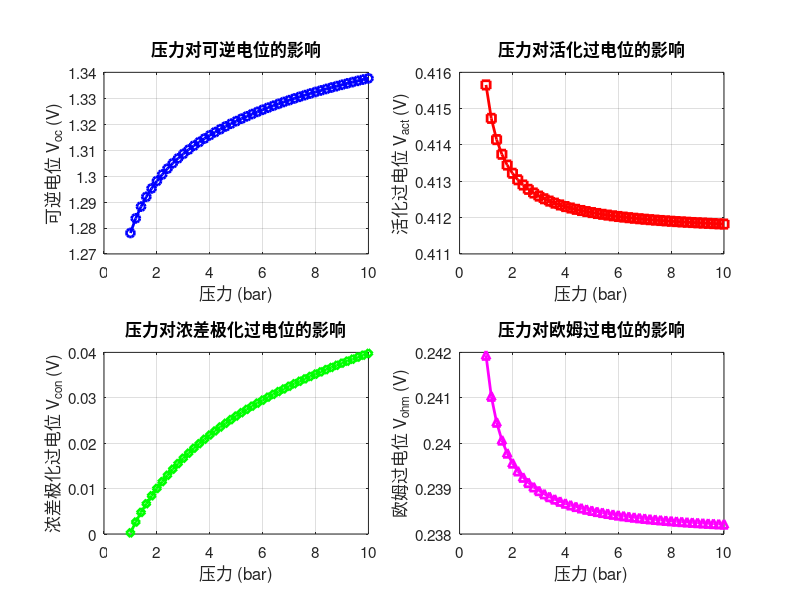

This chart was generated by the following MATLAB code: (Note: this script raises an error after producing the figure.)
clc
clear
% 固定电流密度，改变压力
j = 0.35;             % 固定电流密度为0.35 A/cm²
P = 1:0.2:10;         % 压力从1到10 bar变化

t = 80;               % 温度，摄氏度
T = t + 273.15;       % 温度，开尔文
T_ref = 298.15;       % 参考温度，K
F = 96485;            % 法拉第常数，C/mol
R = 8.314;            % 常用气体常数，J/(mol*K)
M_H2O = 18;           % 水的摩尔质量，g/mol
M_O2 = 32;            % 氧气的摩尔质量，g/mol
M_H2 = 2;             % 氢气的摩尔质量，g/mol

P_an = P;             % 阳极压力，bar
P_cat = P;            % 阴极压力，bar
l_anc = 0.125;        % 阳极通道-催化剂距离,cm
l_catc = 0.125;       % 阴极通道-催化剂距离,cm

% O2,H2压强
epslion_an = 0.3;     % 阳极孔隙率
epslion_cat = 0.3;    % 阴极孔隙率
tau_m = 2.18;         % 膜的迂曲度
tau_an = tau_m;       % 阳极的迂曲度
tau_cat = tau_m;      % 阴极的迂曲度

% D_eff求解
r = 4.5e-6;           % 电解槽平均孔隙半径,cm
sigma_O2 = 3.467e-8;
sigma_H2 = 2.827e-8;
sigma_H2O = 2.461e-8;
epslion_O2 = 106.7;
epslion_H2 = 59.7;
epslion_H2O = 809.1;
sigma_O2_H2O = (sigma_O2 + sigma_H2O) / 2;
sigma_H2_H2O = (sigma_H2 + sigma_H2O) / 2;
epslion_O2_H2O = sqrt(epslion_O2 * epslion_H2O);
epslion_H2_H2O = sqrt(epslion_H2 * epslion_H2O);
tau_O2_H2O = T / epslion_O2_H2O;
tau_H2_H2O = T / epslion_H2_H2O;
Tau_D_O2 = 1.06/(tau_O2_H2O)^0.156 + 0.193/exp(0.476*tau_O2_H2O) + 1.036/exp(1.53*tau_O2_H2O) + 1.765/(3.894*tau_O2_H2O);
Tau_D_H2 = 1.06/(tau_H2_H2O)^0.156 + 0.193/exp(0.476*tau_H2_H2O) + 1.036/exp(1.53*tau_H2_H2O) + 1.765/(3.894*tau_H2_H2O);

% 初始化数组
V_oc = zeros(size(P));
V_act = zeros(size(P));
V_con = zeros(size(P));
V_ohm = zeros(size(P));

% 对每个压力值进行计算
for i = 1:length(P)
    P_current = P(i);

    D_eff_O2 = 0.00133*((1/M_O2+1/M_H2O)^0.5)*T^1.5/(P_current*(sigma_O2_H2O)^2*Tau_D_O2);
    D_eff_H2 = 0.00133*((1/M_H2+1/M_H2O)^0.5)*T^1.5/(P_current*(sigma_H2_H2O)^2*Tau_D_H2);
    D_eff_H2OK = 4/3*r*sqrt(8*R*T/(pi*M_H2O));
    D_eff_an = 1/(epslion_an/tau_an*((1/D_eff_O2)+(1/D_eff_H2OK)));
    D_eff_cat = 1/(epslion_cat/tau_cat*((1/D_eff_H2)+(1/D_eff_H2OK)));
    X_H2O_an = ((epslion_an/tau_an)*exp(R*T*l_anc*j/(2*F*P_current*D_eff_an)));
    X_H2O_cat = ((epslion_cat/tau_cat)*exp(R*T*l_catc*j/(2*F*P_current*D_eff_cat)));
    X_O2 = 1 - X_H2O_an;
    X_H2 = 1 - X_H2O_cat;

    %% 开路过电位（可逆电位）
    m = 8;  % 摩尔浓度
    wt = 35; % 溶液浓度
    P_H2O_KOH_sat = 10^(-0.01508*m - 0.0016788*m^2 + 2.25887e-5*m^3 + ...
                    (1 - 0.0012062*m + 5.6024e-4*m^2 - 7.8228e-6*m^3) * ...
                    (35.4462 - 3343.93/T - 10.9*log10(T) + 0.0041645*T));
    P_O2 = ((1/X_H2O_an) - 1) * P_H2O_KOH_sat;
    P_H2 = ((1/X_H2O_cat) - 1) * P_H2O_KOH_sat;
    V_std0 = 1.229;
    delta_S_0 = 0.9e-3;
    alpha_H20_KOH = 0.82;

    m_calc = wt*(183.1211 - 0.56845*(T+273.15) + 984.5679*exp(wt/115.96277))/5610.5;
    P_H2O_0 = exp(37.043 - 6275.7/T - 3.4159*log(T));
    P_H2O = exp(0.016214 - 0.13802*m_calc + 0.19330*sqrt(m_calc) + 1.0239*log(P_H2O_0));

    V_oc(i) = V_std0 + (T - T_ref)*delta_S_0 + (R*T/(2*F))*log((P_current - P_H2O)^(3/2)/(P_H2O/P_H2O_0));

    %% 活化过电位
    n = 2;
    j_an = j;
    j_cat = j;
    j_lim = 30;
    gamma_a = 1.25;
    gamma_c = 1.05;
    j_refa_0 = 1.34535e-5;
    j_refc_0 = 1.8456e-3;
    deltaG_an = 41500;
    deltaG_cat = 23450;
    theta = (-97.25 + 182*T/T_ref - 84*(T/T_ref)^2)*(j/j_lim)^0.3 * P_current/(P_current - P_H2O_KOH_sat);
    j0_an = gamma_a*j_refa_0*exp(-deltaG_an/R*(1/T - 1/T_ref));
    j0_cat = gamma_c*j_refc_0*exp(-deltaG_cat/R*(1/T - 1/T_ref));
    alpha_a = 0.0675 + 0.00095*T;
    alpha_c = 0.1175 + 0.00095*T;
    b_an = R*T/(n*F*alpha_a);
    b_cat = R*T/(n*F*alpha_c);

    if j_an > 0 && j0_an > 0
        V_act_an = b_an*log(j_an/j0_an) + b_an*log(1/(1-theta));
    else
        V_act_an = 0;
    end

    if j_cat > 0 && j0_cat > 0
        V_act_cat = b_cat*log(j_cat/j0_cat) + b_cat*log(1/(1-theta));
    else
        V_act_cat = 0;
    end

    V_act(i) = V_act_an + V_act_cat;

    %% 浓差极化过电位
    t_an = 0.2;
    t_cat = 0.2;
    n_O2 = j/(4*F);
    n_H2 = j/(2*F);
    C_O2el_an = (P_current*X_O2)/(R*T) + (t_an*n_O2)/D_eff_an;
    C_H2el_cat = (P_current*X_H2)/(R*T) + (t_cat*n_H2)/D_eff_cat;

    % 标况下的
    P_ref = 1;
    t_ref = 85 + 273.15;
    D_eff_O20 = 0.00133*((1/M_O2+1/M_H2O)^0.5)*t_ref^1.5/(P_ref*(sigma_O2_H2O)^2*Tau_D_O2);
    D_eff_H20 = 0.00133*((1/M_H2+1/M_H2O)^0.5)*t_ref^1.5/(P_ref*(sigma_H2_H2O)^2*Tau_D_H2);
    D_eff_H2OK0 = 4/3*r*sqrt(8*R*t_ref/(pi*M_H2O));
    D_eff_an0 = 1/(epslion_an/tau_an*((1/D_eff_O20)+(1/D_eff_H2OK0)));
    D_eff_cat0 = 1/(epslion_cat/tau_cat*((1/D_eff_H20)+(1/D_eff_H2OK0)));
    X_H2O_an0 = ((epslion_an/tau_an)*exp(R*t_ref*l_anc*j/(2*F*P_ref*D_eff_an0)));
    X_H2O_cat0 = ((epslion_cat/tau_cat)*exp(R*t_ref*l_catc*j/(2*F*P_ref*D_eff_cat0)));
    X_O20 = 1 - X_H2O_an0;
    X_H20 = 1 - X_H2O_cat0;
    C_O20_an = (P_ref*X_O20)/(R*t_ref) + (t_an*n_O2)/D_eff_an0;
    C_H20_cat = (P_ref*X_H20)/(R*t_ref) + (t_cat*n_H2)/D_eff_cat0;

    V_con(i) = R*T/(4*F)*log(C_O2el_an/C_O20_an) + R*T/(2*F)*log(C_H2el_cat/C_H20_cat);

    %% 欧姆过电位
    A = 15000;
    A_e = A;
    A_m = A;
    rou_an = 6.4e-6;
    rou_cat = 6.4e-6;
    k_an = 0.00586;
    k_cat = 0.00586;
    d_an = 0.125;
    d_cat = 0.125;
    t_m = 0.05;
    R_an = (rou_an/(1-epslion_an)^1.5)*(t_an/A_e)*(1 + k_an*(T-T_ref));
    R_cat = (rou_cat/(1-epslion_cat)^1.5)*(t_cat/A_e)*(1 + k_cat*(T-T_ref));
    R_e = R_an + R_cat;

    sigma_KOH_free = -2.04*m - 0.0028*m^2 + 0.005332*m*T + 207.2*m/T + 0.001043*m^3 - 0.0000003*m^2*T^2;
    rou_el = 1/sigma_KOH_free;
    R_el_free = rou_el*(d_an/A_e + d_cat/A_e);
    R_el_bubble = R_el_free*(1/((1-2/3*theta)^1.5) - 1);
    R_el = R_el_free + R_el_bubble;

    omega_m = 0.85;
    epslion_m = 0.42;
    R_m = rou_el*tau_m^2*t_m/(omega_m*epslion_m*A_m);

    I = j*A_e;
    V_ohm(i) = I*(R_m + R_e + R_el);
end

% 绘制4张图
figure('Position', [100, 100, 1200, 900]);

% 图1：压力对可逆电位的影响
subplot(2, 2, 1);
plot(P, V_oc, 'b-o', 'LineWidth', 2, 'MarkerSize', 6);
xlabel('压力 (bar)', 'FontSize', 12);
ylabel('可逆电位 V_{oc} (V)', 'FontSize', 12);
title('压力对可逆电位的影响', 'FontSize', 14);
grid on;
set(gca, 'FontSize', 11);

% 图2：压力对活化过电位的影响
subplot(2, 2, 2);
plot(P, V_act, 'r-s', 'LineWidth', 2, 'MarkerSize', 6);
xlabel('压力 (bar)', 'FontSize', 12);
ylabel('活化过电位 V_{act} (V)', 'FontSize', 12);
title('压力对活化过电位的影响', 'FontSize', 14);
grid on;
set(gca, 'FontSize', 11);

% 图3：压力对浓差极化过电位的影响
subplot(2, 2, 3);
plot(P, V_con, 'g-d', 'LineWidth', 2, 'MarkerSize', 6);
xlabel('压力 (bar)', 'FontSize', 12);
ylabel('浓差极化过电位 V_{con} (V)', 'FontSize', 12);
title('压力对浓差极化过电位的影响', 'FontSize', 14);
grid on;
set(gca, 'FontSize', 11);

% 图4：压力对欧姆过电位的影响
subplot(2, 2, 4);
plot(P, V_ohm, 'm-^', 'LineWidth', 2, 'MarkerSize', 6);
xlabel('压力 (bar)', 'FontSize', 12);
ylabel('欧姆过电位 V_{ohm} (V)', 'FontSize', 12);
title('压力对欧姆过电位的影响', 'FontSize', 14);
grid on;
set(gca, 'FontSize', 11);

% 添加总标题
sgtitle('电流密度固定为0.35 A/cm² 时压力对各过电位的影响', 'FontSize', 16, 'FontWeight', 'bold');

% 输出一些关键数据
fprintf('电流密度: %.2f A/cm²\n', j);
fprintf('温度: %.0f °C\n', t);
fprintf('压力范围: %.1f - %.1f bar\n', min(P), max(P));
fprintf('\n在压力为 %.0f bar 时:\n', P(1));
fprintf('  可逆电位: %.4f V\n', V_oc(1));
fprintf('  活化过电位: %.4f V\n', V_act(1));
fprintf('  浓差极化过电位: %.4f V\n', V_con(1));
fprintf('  欧姆过电位: %.4f V\n', V_ohm(1));
fprintf('  总电压: %.4f V\n', V_oc(1)+V_act(1)+V_con(1)+V_ohm(1));
fprintf('\n在压力为 %.0f bar 时:\n', P(end));
fprintf('  可逆电位: %.4f V\n', V_oc(end));
fprintf('  活化过电位: %.4f V\n', V_act(end));
fprintf('  浓差极化过电位: %.4f V\n', V_con(end));
fprintf('  欧姆过电位: %.4f V\n', V_ohm(end));
fprintf('  总电压: %.4f V\n', V_oc(end)+V_act(end)+V_con(end)+V_ohm(end));
